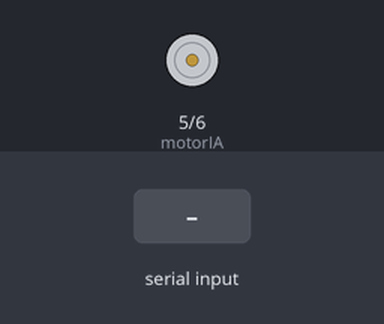
A sketch run on a simulated Arduino Nano, built with avr-gcc and run on an emulated ATmega328P. On the bench: motor-driver pin pairs drawn as motors (green arrow = first pin HIGH = forward, orange = second pin HIGH = backward, longer = more drive). The test bench sets the inputs (shaded band).

Above: at 1.2 s.
1.3 s: "c" received over Serial
At 2.1 s:
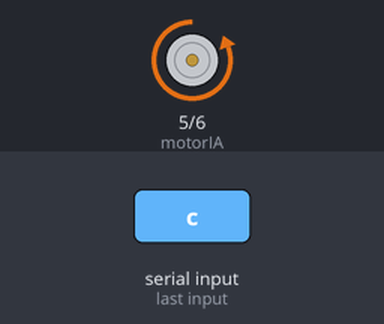
2.8 s: "o" received over Serial
At 3.2 s:
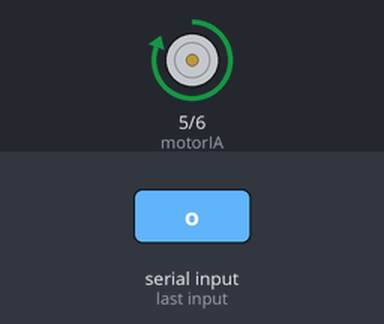
4.3 s: "s" received over Serial
At 5.5 s:
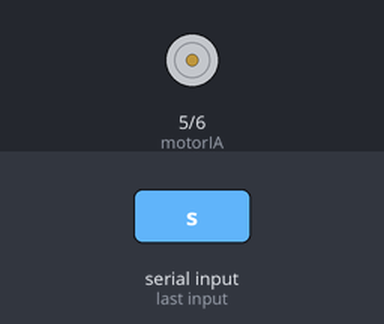
Timing chart, 0 to 7.3 s (numbered marks = the images above; inputs shaded):
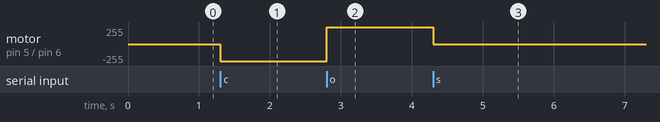

Measured:
- after the input at 1.3 s, motor on pin 5 (motorIA) / pin 6 (motorIB): stopped → backward 255/255 at once
- after the input at 2.8 s, motor on pin 5 (motorIA) / pin 6 (motorIB): backward 255/255 → forward 255/255 at once
- after the input at 4.3 s, motor on pin 5 (motorIA) / pin 6 (motorIB): forward 255/255 → stopped at once

The sketch:

door.ino
```cpp
int motorIA = 5;
int motorIB = 6;

void setup() {
  Serial.begin(9600);
  pinMode(motorIA, OUTPUT);
  pinMode(motorIB, OUTPUT);

  // 모터를 초기 상태로 멈춤
  digitalWrite(motorIA, LOW);
  digitalWrite(motorIB, LOW);
}

void loop() {
  if (Serial.available() > 0) {
    char command = Serial.read();
    if (command == 'c') { // 'c' 명령어로 닫기
      closeMotor();
    } else if (command == 'o') { // 'o' 명령어로 열기
      openMotor();
    } else if (command == 's') { // 's' 명령어로 정지
      stopMotor();
    }
  }
}

void openMotor() {
  digitalWrite(motorIA, HIGH);
  digitalWrite(motorIB, LOW);
}

void closeMotor() {
  digitalWrite(motorIA, LOW);
  digitalWrite(motorIB, HIGH);
}

void stopMotor() {
  digitalWrite(motorIA, LOW);
  digitalWrite(motorIB, LOW);
}
```
